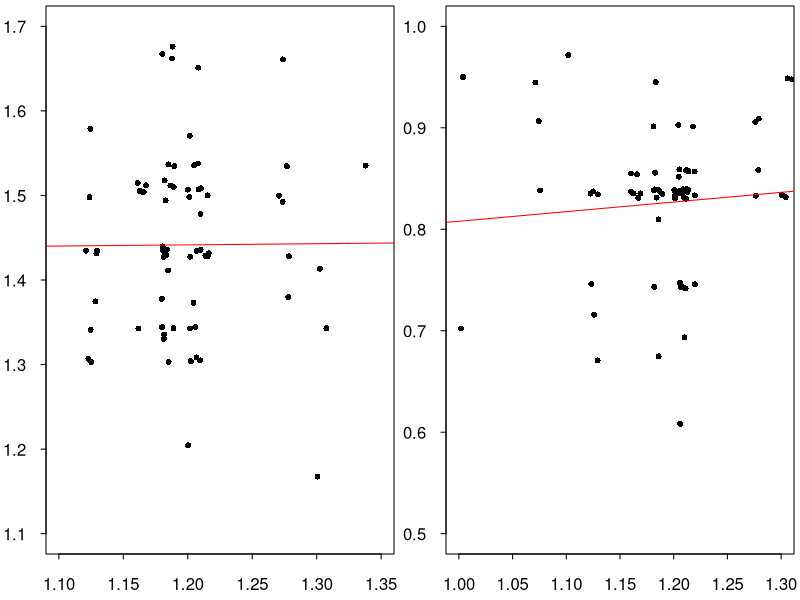

This figure's R source:
library(magrittr)
addNoise <- function(mtx) {
  if (!is.matrix(mtx)) {
    mtx <- matrix(mtx, byrow=TRUE, nrow=1)
  }
  random.stuff <- matrix(runif(prod(dim(mtx)), min=-0.0001, max=0.01), 
                         nrow=dim(mtx)[1])
  return(random.stuff + mtx)
}

df <- read.csv('fig1quantification.csv', header=TRUE)
df <- cbind(df[,2], df[,1], df[,4], df[,3], df[,6], df[,5], df[,8], df[,7])

#png(filename="cor.png", width=7, height=2, units="in", res=600)

par(mfrow=c(1,2), mar=c(2,2,0,0)+.3, las=1, tcl=-.25, cex.lab=1.4,
    cex.axis=1)
plot(df[,7] %>% addNoise, 
     df[,8] %>% addNoise, 
     ylab="", 
     xlab="", 
     bty="O",
     pch=16, 
     cex=0.8,
     ylim=c(1.1, 1.7),
     xlim=c(1.1, 1.35))
abline(lm(df[,8] ~ df[,7]), col="red")


plot(df[,5] %>% addNoise, 
     df[,6] %>% addNoise, 
     bty="n",
     ylab="", 
     xlab="", 
     bty="O",
     pch=16, 
     cex=0.8,
     ylim=c(0.5, 1),
     xlim=c(1, 1.3))
abline(lm(df[,6] ~ df[,5]), col="red")

#dev.off()
